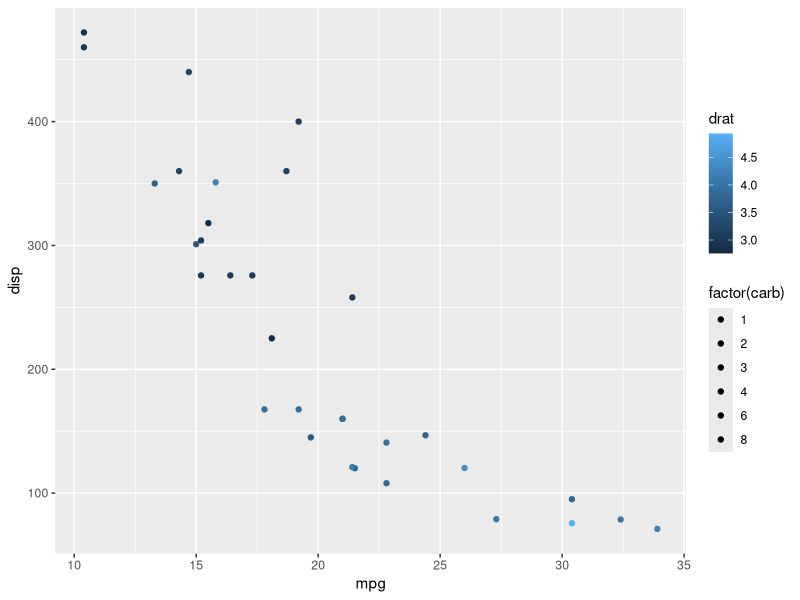

This figure's R source:
## ---- chunk 1
library(tidyverse)
mtcars %>%
  as_tibble() %>%
  ggplot() + 
  geom_point(aes(x = mpg, 
                 y = disp,
                 fill = factor(carb),
                 color = drat))
